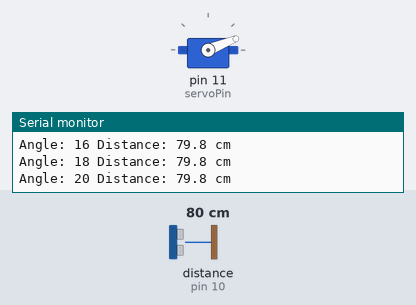
The sketch below on a simulated Arduino Uno, built with avr-gcc and run on an emulated ATmega328P. On the bench: servo, the last lines printed to the serial monitor. Wiring (inferred from the names in the program): ultrasonic range finder: trigger pin 9; echo pin 10. Inputs (shaded band) come from the test bench; at power-on: distance to the obstacle (sensor on pin 10) 80 cm. The echo pulse lasts 58.3 µs per cm.

Above: at 1.7 s.
1.8 s: distance to the obstacle (sensor on pin 10) set to 2 cm
At 2.63 s:
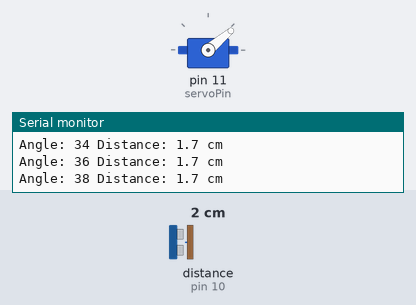
4.8 s: distance to the obstacle (sensor on pin 10) set to 120 cm
At 4.97 s:
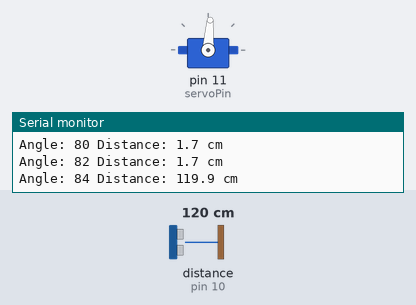
10.8 s: distance to the obstacle (sensor on pin 10) set to 250 cm
At 10.81 s:
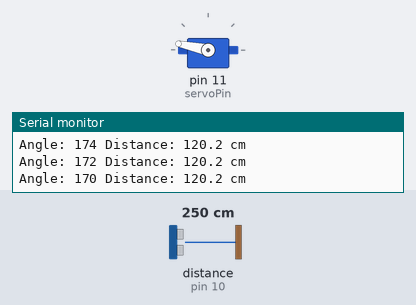
Timing chart, 0 to 19.8 s (numbered marks = the images above; inputs shaded):
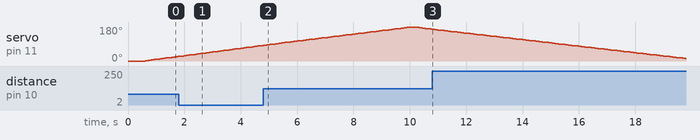

The sketch:

RadarTracker.ino
```cpp
// RadarTracker.ino
// Simple scanning radar using HC-SR04 + SG90 servo on Arduino.
// Prints lines like: Angle: 45 Distance: 23.5 cm

#include <Servo.h>

Servo myServo;
const int trigPin = 9;
const int echoPin = 10;
const int servoPin = 11;

void setup() {
  Serial.begin(9600);
  myServo.attach(servoPin);
  pinMode(trigPin, OUTPUT);
  pinMode(echoPin, INPUT);
  // Move to starting position
  myServo.write(0);
  delay(500);
}

float measureDistanceCM() {
  long duration;
  digitalWrite(trigPin, LOW);
  delayMicroseconds(2);
  digitalWrite(trigPin, HIGH);
  delayMicroseconds(10);
  digitalWrite(trigPin, LOW);
  duration = pulseIn(echoPin, HIGH, 30000); // timeout 30 ms
  if (duration == 0) return -1; // no echo / out of range
  float distance = (duration / 2.0) / 29.1;
  return distance;
}

void loop() {
  // Sweep from 0 to 180 degrees and back
  for (int angle = 0; angle <= 180; angle += 2) {
    myServo.write(angle);
    delay(70); // allow servo to reach position
    float d = measureDistanceCM();
    if (d < 0) {
      Serial.print("Angle: ");
      Serial.print(angle);
      Serial.println(" Distance: -1 cm");
    } else {
      Serial.print("Angle: ");
      Serial.print(angle);
      Serial.print(" Distance: ");
      Serial.print(d, 1);
      Serial.println(" cm");
    }
    delay(30);
  }
  for (int angle = 180; angle >= 0; angle -= 2) {
    myServo.write(angle);
    delay(70);
    float d = measureDistanceCM();
    if (d < 0) {
      Serial.print("Angle: ");
      Serial.print(angle);
      Serial.println(" Distance: -1 cm");
    } else {
      Serial.print("Angle: ");
      Serial.print(angle);
      Serial.print(" Distance: ");
      Serial.print(d, 1);
      Serial.println(" cm");
    }
    delay(30);
  }
}
```
